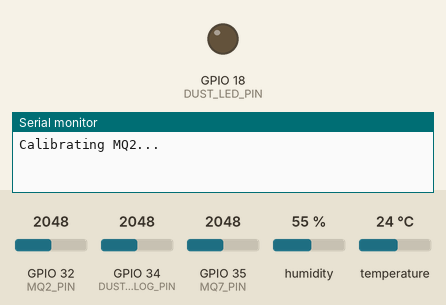
Recording of a sketch running on a simulated ESP32. On the bench: output pins drawn as LEDs (lit = HIGH), the last lines printed to the serial monitor. Inputs (shaded band) come from the test bench; at power-on: GPIO 32 (MQ2_PIN) = 2048, GPIO 34 (DUST_ANALOG_PIN) = 2048, GPIO 35 (MQ7_PIN) = 2048, humidity 55 %, temperature 24 °C (analog values on the 0–4095 scale). WiFi joins after 1.5 s; servers stay silent unless stated.

Above: at 0.1 s.
At 35.4 s:
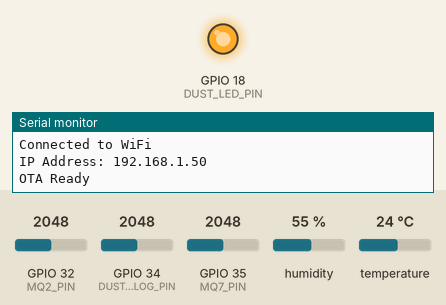
Timing chart, 0 to 36.9 s (numbered marks = the images above):
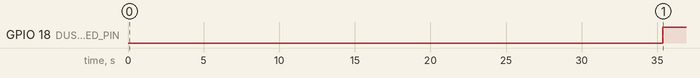

Measured:
- by itself, GPIO 18 (DUST_LED_PIN): LOW → HIGH at 35.4 s

The sketch:

mq2_mq7_dht11_gp2y101.ino
```cpp
// File: main.ino

#include <Arduino.h>
#include <DHTesp.h>
#include <WiFi.h>
#include <ThingSpeak.h>
#include <ArduinoOTA.h>

const int MQ2_PIN = 32;
const int MQ7_PIN = 35;
#define DUST_LED_PIN 18
#define DUST_ANALOG_PIN 34
#define DHTPIN 19

const int RL_VALUE_MQ2 = 5;
float RO_CLEAN_AIR_FACTOR_MQ2 = 9.83;
float LPGCurve[3]   = {2.3, 0.21, -0.47};
float COCurve[3]    = {2.3, 0.72, -0.34};
float SmokeCurve[3] = {2.3, 0.53, -0.44};
float Ro_MQ2 = 10;

int CALIBRATION_SAMPLE_TIMES_MQ2    = 50;
int CALIBRATION_SAMPLE_INTERVAL_MQ2 = 500;
int READ_SAMPLE_INTERVAL_MQ2        = 50;
int READ_SAMPLE_TIMES_MQ2           = 5;

const float Vcc_MQ7 = 5.0;
const float RL_MQ7 = 10000.0;
float R0_MQ7 = 1.0;

int delayTime = 280;
int delayTime2 = 40;
float offTime = 9680;

int dustVal = 0;
char s[32];
float voltage = 0;
float dustdensity = 0;
DHTesp dht;

const char* ssid = "F214L";
const char* password = "0374250247";
unsigned long myChannelNumber = 3026849;
const char* myWriteAPIKey = "5QBXCU8I6UNA0DQB";

IPAddress staticIP(192, 168, 1, 104);
IPAddress gateway(192, 168, 1, 1);
IPAddress subnet(255, 255, 255, 0);
IPAddress dns(8, 8, 8, 8);

WiFiClient client;

unsigned long previousMillis = 0;
const long interval = 15000;

void setup() {
  Serial.begin(115200);
  analogReadResolution(12);
  pinMode(DUST_LED_PIN, OUTPUT);
  analogSetPinAttenuation(DUST_ANALOG_PIN, ADC_11db);
  dht.setup(DHTPIN, DHTesp::DHT11);

  Serial.print("Calibrating MQ2... ");
  Ro_MQ2 = MQCalibration(MQ2_PIN);
  Serial.println("done");
  Serial.print("Ro_MQ2 = "); Serial.print(Ro_MQ2); Serial.println(" kΩ");

  const int calib_samples = 50;
  float sum = 0;
  for(int i = 0; i < calib_samples; i++) {
    sum += analogRead(MQ7_PIN);
    delay(100);
  }
  float avg = sum / calib_samples;
  float V_sensor = avg * (3.3 / 4095.0);
  R0_MQ7 = (Vcc_MQ7 / V_sensor - 1.0) * RL_MQ7;
  Serial.print("Calibration R0_MQ7 = ");
  Serial.println(R0_MQ7);

  if (!WiFi.config(staticIP, gateway, subnet, dns)) {
    Serial.println("Failed to configure static IP");
  } else {
    Serial.println("Static IP configured");
  }

  WiFi.begin(ssid, password);
  while (WiFi.status() != WL_CONNECTED) {
    delay(1000);
    Serial.println("Connecting to WiFi...");
  }
  Serial.println("Connected to WiFi");
  Serial.print("IP Address: ");
  Serial.println(WiFi.localIP());

  ThingSpeak.begin(client);

  ArduinoOTA.setHostname("ESP32-OTA");
  ArduinoOTA.begin();
  Serial.println("OTA Ready");

  delay(3000);
}

void loop() {
  ArduinoOTA.handle();

  unsigned long currentMillis = millis();
  if (currentMillis - previousMillis >= interval) {
    previousMillis = currentMillis;

    TempAndHumidity data = dht.getTempAndHumidity();
    float temperature = data.temperature;
    float humidity = data.humidity;

    int raw_adc_mq2 = analogRead(MQ2_PIN);
    float rs_ro_ratio_mq2 = MQRead(MQ2_PIN) / Ro_MQ2;
    long ppmLPG   = MQGetGasPercentage(rs_ro_ratio_mq2, 0);
    long ppmCO_MQ2    = MQGetGasPercentage(rs_ro_ratio_mq2, 1);
    long ppmSmoke = MQGetGasPercentage(rs_ro_ratio_mq2, 2);

    const int samples = 10;
    float sum_mq7 = 0;
    for(int i = 0; i < samples; i++) {
      sum_mq7 += analogRead(MQ7_PIN);
      delay(10);
    }
    float sensorVal_mq7 = sum_mq7 / samples;
    float V_sensor_mq7 = sensorVal_mq7 * (3.3 / 4095.0);
    float Rs_mq7 = (Vcc_MQ7 / V_sensor_mq7 - 1.0) * RL_MQ7;
    float ratio_mq7 = Rs_mq7 / R0_MQ7;
    float ppmCO_MQ7 = 0.93 * pow(ratio_mq7, -1.709);

    digitalWrite(DUST_LED_PIN, LOW);
    delayMicroseconds(delayTime);
    dustVal = analogRead(DUST_ANALOG_PIN);
    delayMicroseconds(delayTime2);
    digitalWrite(DUST_LED_PIN, HIGH);
    delayMicroseconds(offTime);
    voltage = (dustVal / 4095.0) * 3.3;
    dustdensity = 172 * voltage - 100;
    if (dustdensity < 0) dustdensity = 0;
    if (dustdensity > 500) dustdensity = 500;

    if (!isnan(temperature) && !isnan(humidity)) {
      ThingSpeak.setField(1, temperature);
      ThingSpeak.setField(2, humidity);
      ThingSpeak.setField(3, sensorVal_mq7);
      ThingSpeak.setField(4, ppmCO_MQ7);
      ThingSpeak.setField(5, raw_adc_mq2);
      ThingSpeak.setField(6, ppmCO_MQ2);
      ThingSpeak.setField(7, ppmSmoke);
      ThingSpeak.setField(8, dustdensity);
      int status = ThingSpeak.writeFields(myChannelNumber, myWriteAPIKey);
      if (status == 200) {
        Serial.println("Data sent to ThingSpeak");
      } else {
        Serial.println("Failed to send data");
      }
    } else {
      Serial.println("Failed to read from DHT11 sensor!");
    }

    Serial.print("Temperature: "); Serial.print(temperature); Serial.println(" C");
    Serial.print("Humidity: "); Serial.print(humidity); Serial.println(" %");
    Serial.print("MQ7 raw: "); Serial.println(sensorVal_mq7);
    Serial.print("MQ7 CO ppm: "); Serial.println(ppmCO_MQ7);
    Serial.print("MQ2 raw: "); Serial.println(raw_adc_mq2);
    Serial.print("MQ2 CO ppm: "); Serial.println(ppmCO_MQ2);
    Serial.print("MQ2 Smoke ppm: "); Serial.println(ppmSmoke);
    Serial.print("Dust density: "); Serial.print(dustdensity); Serial.println(" ug/m3");
  }

  delay(10);
}

float MQResistanceCalculation(int raw_adc) {
  return ( (float)RL_VALUE_MQ2 * (4095 - raw_adc) / raw_adc );
}

float MQCalibration(int mq_pin) {
  float val = 0;
  for (int i = 0; i < CALIBRATION_SAMPLE_TIMES_MQ2; i++) {
    val += MQResistanceCalculation( analogRead(mq_pin) );
    delay(CALIBRATION_SAMPLE_INTERVAL_MQ2);
  }
  val /= CALIBRATION_SAMPLE_TIMES_MQ2;
  val /= RO_CLEAN_AIR_FACTOR_MQ2;
  return val;
}

float MQRead(int mq_pin) {
  float rs = 0;
  for (int i = 0; i < READ_SAMPLE_TIMES_MQ2; i++) {
    rs += MQResistanceCalculation( analogRead(mq_pin) );
    delay(READ_SAMPLE_INTERVAL_MQ2);
  }
  rs /= READ_SAMPLE_TIMES_MQ2;
  return rs;
}

long MQGetGasPercentage(float rs_ro_ratio, int gas_id) {
  if (gas_id == 0) {
    return MQGetPercentage(rs_ro_ratio, LPGCurve);
  } else if (gas_id == 1) {
    return MQGetPercentage(rs_ro_ratio, COCurve);
  } else if (gas_id == 2) {
    return MQGetPercentage(rs_ro_ratio, SmokeCurve);
  }
  return 0;
}

long MQGetPercentage(float rs_ro_ratio, float *pcurve) {
  return pow(10, ((log(rs_ro_ratio) - pcurve[1]) / pcurve[2] + pcurve[0]));
}
```
